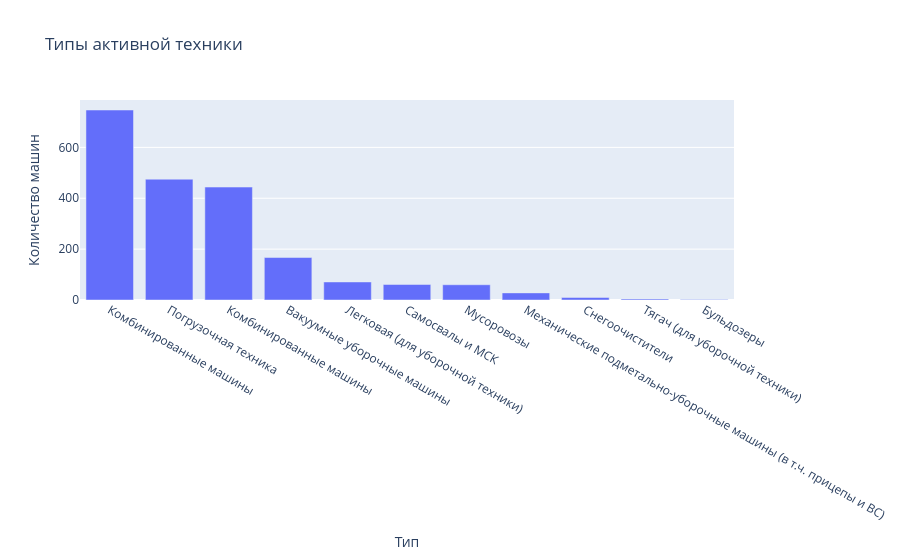

The cell this chart's notebook holds for it:
### Code cell
df_type = pd.DataFrame(list(by_type.items()), columns=['Тип', 'Количество машин'])
df_type = df_type.sort_values('Количество машин', ascending=False)
fig = px.bar(df_type, x='Тип', y='Количество машин', title='Типы активной техники')
fig.show()

### Figure 1 — Plotly figure (JSON) as saved in the notebook; plotly's stock layout.template omitted (floating-point values rounded to 4 significant figures)
{"data": [{"hovertemplate": "Тип=%{x}<br>Количество машин=%{y}<extra></extra>", "legendgroup": "", "marker": {"color": "#636efa", "pattern": {"shape": ""}}, "name": "", "orientation": "v", "showlegend": false, "textposition": "auto", "type": "bar", "x": ["Комбинированные мaшины", "Погрузочная техника", "Комбинированные машины", "Вакуумные уборочные машины", "Легковая (для уборочной техники)", "Самосвалы и МСК", "Мусоровозы", "Механические подметально-уборочные машины (в т.ч. прицепы и ВС)", "Снегоочистители", null, "Тягач (для уборочной техники)", "Бульдозеры"], "xaxis": "x", "y": [747, 475, 444, 167, 71, 61, 60, 28, 10, 6, 4, 2], "yaxis": "y"}], "layout": {"barmode": "relative", "legend": {"tracegroupgap": 0}, "title": {"text": "Типы активной техники"}, "xaxis": {"anchor": "y", "domain": [0, 1], "title": {"text": "Тип"}}, "yaxis": {"anchor": "x", "domain": [0, 1], "title": {"text": "Количество машин"}}}}
